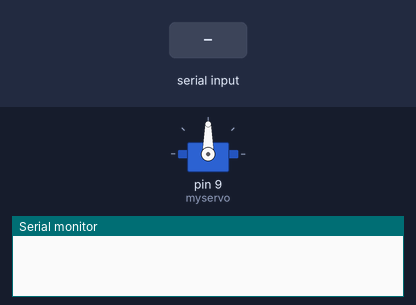
This sketch was run on a simulated Arduino Uno, built with avr-gcc and run on an emulated ATmega328P. Shown: servo, the last lines printed to the serial monitor. The inputs (shaded band) are chosen by the test bench.

Above: at 1.2 s.
1.3 s: byte 30 received over Serial
At 2.5 s:
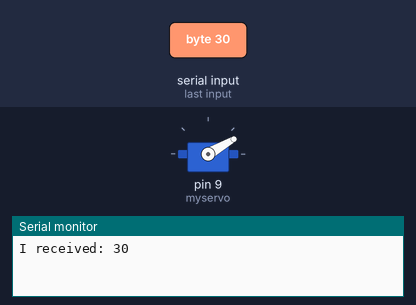
2.8 s: byte 120 received over Serial
At 3.7 s:
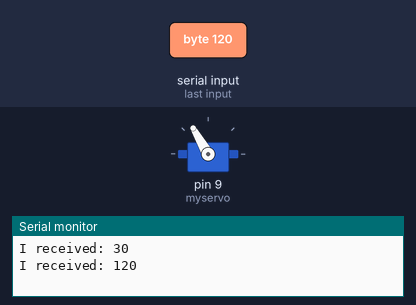
Timing chart, 0 to 5.8 s (numbered marks = the images above; inputs shaded):
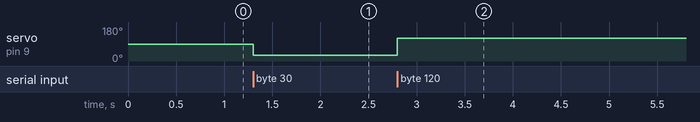

Measured:
- after the input at 1.3 s, servo on pin 9 (myservo): 90° → 30° at once
- after the input at 2.8 s, servo on pin 9 (myservo): 30° → 120° at once

The sketch:

sketch_jun24b.ino
```cpp
#include <Servo.h>
Servo myservo;
int incomingByte = 0;   // for incoming serial data

void setup() {
        Serial.begin(9600);     // opens serial port, sets data rate to 9600 bps
        myservo.attach(9);
}

void loop() {

        // send data only when you receive data:
        if (Serial.available() > 0) {
        ;
          // read the incoming byte:
                incomingByte = Serial.read();
                myservo.write(incomingByte);
                // say what you got:
                Serial.print("I received: ");
                Serial.println(incomingByte, DEC);
        }
}
```
